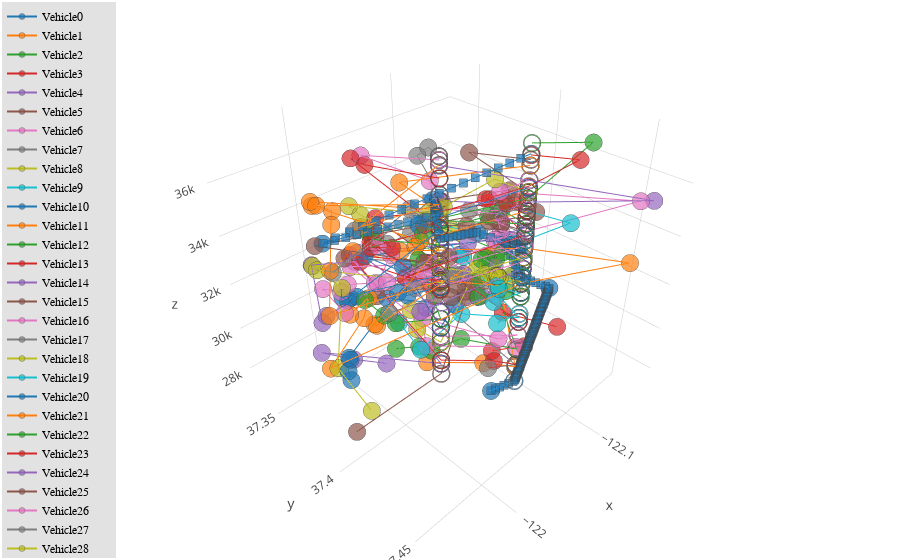

Notebook cell for this chart:
### Code cell
import plotly.offline as py
import plotly.graph_objs as go
import pandas as pd

py.offline.init_notebook_mode(connected=True)

#import data

#datapath = "C:\Users\Dan Steffy\Dropbox\Research\VRPVIS\\"
datapath = "/Users/TomCreo/Desktop/"

df_ArrivalTimes = pd.read_excel(str(datapath+"Assignment30.xlsx"), sheet_name="ArrivalTimes")
df_Locations = pd.read_excel(str(datapath+"Assignment30.xlsx"), sheet_name="Locations")
df_ArrivalLoad = pd.read_excel(str(datapath+"Assignment30.xlsx"), sheet_name="ArrivalLoad")
df_Demand = pd.read_excel(str(datapath+"Assignment30.xlsx"), sheet_name="Demand")
df_Requests = pd.read_csv(str(datapath+"Google_Campus_Data_217_Shifted.csv"))

#to store requestID associated with each stop
VehRequestID = []

#to store latitude associated with each stop
VehLat = []

#to store longitudes associated with each stop
VehLong = []

#marker fill based on pickup or dropoff
VehFill = []

#hovertext RequestID
VehText = []


#create lists of lists
for v in range(30):
    VehRequestID.append([])
    VehLat.append([])
    VehLong.append([])
    VehFill.append([])
    VehText.append([])
    
#calculate request ID associated with each stop
#extract latitude/longitude from requestID
#assign marker fill: pickup = 'circle', dropoff = 'circle-open'

clist = df_Locations.columns
for v in range(30):
    for i, location in enumerate(df_Locations[clist[v]].dropna(),start=1):
        vehdemand =  df_Demand[clist[v]].dropna()[i]
        if vehdemand == 1:
            VehRequestID[v].append(location/2)
            VehLat[v].append(df_Requests.fromLatitude[location/2])
            VehLong[v].append(df_Requests.fromLongitude[location/2])
            VehFill[v].append('circle')
            VehText[v].append('Pickup RequestID '+str(int(location/2)))
        elif vehdemand == -1:
            VehRequestID[v].append((location-1)/2)
            VehLat[v].append(df_Requests.toLatitude[(location-1)/2])
            VehLong[v].append(df_Requests.toLongitude[(location-1)/2])
            VehFill[v].append('circle-open')
            VehText[v].append('Dropoff RequestID '+str(int((location-1)/2)))

            
#define minute by minute interval between first arrival time and last in solution data
interval = range(27010,37388,60)

#create list of positions associated with interval for vehicle
VehPosition = []
            
#minute by minute position for Veh0 all stops
for i in range(len(VehLong[0])-1):
    for z in interval:
        if df_ArrivalTimes[clist[0]].dropna()[i+1] <= z <= df_ArrivalTimes[clist[0]].dropna()[i+2]:
            t = (z - df_ArrivalTimes[clist[0]].dropna()[i+1]) / (df_ArrivalTimes[clist[0]].dropna()[i+2]-df_ArrivalTimes[clist[0]].dropna()[i+1])
            x = VehLong[0][i] + (VehLong[0][i+1]-VehLong[0][i])*t
            y = VehLat[0][i] + (VehLat[0][i+1]-VehLat[0][i])*t
            VehPosition.append((x, y, z))
            
#extract x, y, z coords from positions
positionx = [i[0] for i in VehPosition]
positiony = [i[1] for i in VehPosition]
positionz = [i[2] for i in VehPosition]
    

data = []
for v in range(30):
    trace = go.Scatter3d(
        x=VehLong[v],
        y=VehLat[v],
        z=df_ArrivalTimes[clist[v]].dropna(),
        name='Vehicle' + str(v),
        mode='lines+markers',
        marker=dict(
            size=6,
            symbol=VehFill[v],
            line=dict(
                width=0.5
            ),
            opacity=0.7
        ),
        line=dict(),
        text=VehText[v]
    )
    data.append(trace)

    
#trace to check positions against veh0 route
traceposition = go.Scatter3d(
        x=positionx,
        y=positiony,
        z=positionz,
        name='Veh0 positions',
        mode='markers',
        marker=dict(
            size=3,
            symbol='square',
            line=dict(
                width=0.5
            ),
            opacity=0.7
        ),
        line=dict(),
    )
data.append(traceposition)
    
    
layout = go.Layout(
    margin=dict(
        l=0,
        r=0,
        b=0,
        t=0
    ),
    legend=dict(
        x=0,
        y=0,
        traceorder='normal',
        font=dict(
            family='sans-serif',
            size=12,
            color='#000'
        ),
        bgcolor='#E2E2E2',
        bordercolor='#FFFFFF',
        borderwidth=2
    )
)

fig = go.Figure(data=data, layout=layout)
py.offline.iplot(fig)

### Figure 1 — Plotly figure (JSON) as saved in the notebook; plotly's stock layout.template omitted (floating-point values rounded to 4 significant figures; data arrays with more than 128 entries replaced by an {"elided": "..."} marker saying what was removed)
{"data": [{"marker": {"line": {"width": 0.5}, "opacity": 0.7, "size": 6, "symbol": ["circle", "circle-open", "circle", "circle", "circle-open", "circle-open", "circle", "circle", "circle-open", "circle", "circle-open", "circle-open", "circle", "circle-open", "circle", "circle-open"]}, "mode": "lines+markers", "name": "Vehicle0", "text": ["Pickup RequestID 0", "Dropoff RequestID 0", "Pickup RequestID 102", "Pickup RequestID 109", "Dropoff RequestID 109", "Dropoff RequestID 102", "Pickup RequestID 132", "Pickup RequestID 110", "Dropoff RequestID 110", "Pickup RequestID 146", "Dropoff RequestID 132", "Dropoff RequestID 146", "Pickup RequestID 189", "Dropoff RequestID 189", "Pickup RequestID 188", "Dropoff RequestID 188"], "type": "scatter3d", "uid": "53c73b26-e40d-11e8-9eda-00264a01b5b6", "x": [-122.1, -122.1, -122.1, -122.1, -122.1, -122.1, -122.1, -122.1, -122.1, -122.1, -122.0, -122.0, -122.1, -122.0, -121.9, -122.1], "y": [37.42, 37.42, 37.43, 37.42, 37.42, 37.42, 37.4, 37.41, 37.42, 37.4, 37.4, 37.4, 37.39, 37.4, 37.4, 37.42], "z": [27010, 27329, 31709, 32127, 32314, 32314, 32786, 32912, 33458, 33843, 34400, 34400, 34858, 35322, 36013, 37027]}, {"marker": {"line": {"width": 0.5}, "opacity": 0.7, "size": 6, "symbol": ["circle", "circle", "circle-open", "circle-open", "circle", "circle", "circle", "circle", "circle-open", "circle-open", "circle-open", "circle-open", "circle", "circle-open", "circle", "circle-open"]}, "mode": "lines+markers", "name": "Vehicle1", "text": ["Pickup RequestID 2", "Pickup RequestID 1", "Dropoff RequestID 2", "Dropoff RequestID 1", "Pickup RequestID 119", "Pickup RequestID 117", "Pickup RequestID 120", "Pickup RequestID 135", "Dropoff RequestID 119", "Dropoff RequestID 135", "Dropoff RequestID 120", "Dropoff RequestID 117", "Pickup RequestID 156", "Dropoff RequestID 156", "Pickup RequestID 208", "Dropoff RequestID 208"], "type": "scatter3d", "uid": "53c73f23-e40d-11e8-a3ed-00264a01b5b6", "x": [-122.1, -122.1, -122.1, -122.1, -122.1, -122.1, -122.0, -122.0, -122.0, -122.0, -122.0, -122.0, -122.0, -122.0, -122.0, -122.0], "y": [37.38, 37.41, 37.42, 37.42, 37.4, 37.4, 37.42, 37.41, 37.4, 37.4, 37.4, 37.4, 37.35, 37.4, 37.41, 37.4], "z": [27121, 27691, 28078, 28078, 32127, 32236, 33322, 33363, 34086, 34086, 34086, 34086, 34834, 35666, 36316, 37020]}, {"marker": {"line": {"width": 0.5}, "opacity": 0.7, "size": 6, "symbol": ["circle", "circle", "circle", "circle", "circle-open", "circle-open", "circle-open", "circle-open", "circle", "circle", "circle-open", "circle-open", "circle", "circle-open", "circle", "circle", "circle-open", "circle-open", "circle", "circle-open"]}, "mode": "lines+markers", "name": "Vehicle2", "text": ["Pickup RequestID 3", "Pickup RequestID 7", "Pickup RequestID 14", "Pickup RequestID 15", "Dropoff RequestID 14", "Dropoff RequestID 15", "Dropoff RequestID 7", "Dropoff RequestID 3", "Pickup RequestID 129", "Pickup RequestID 122", "Dropoff RequestID 129", "Dropoff RequestID 122", "Pickup RequestID 127", "Dropoff RequestID 127", "Pickup RequestID 162", "Pickup RequestID 176", "Dropoff RequestID 162", "Dropoff RequestID 176", "Pickup RequestID 201", "Dropoff RequestID 201"], "type": "scatter3d", "uid": "53c741ca-e40d-11e8-9863-00264a01b5b6", "x": [-122.0, -122.1, -122.1, -122.1, -122.1, -122.1, -122.1, -122.1, -122.1, -122.1, -122.1, -122.1, -122.1, -122.0, -122.0, -122.0, -122.1, -122.1, -122.2, -122.1], "y": [37.36, 37.37, 37.38, 37.39, 37.42, 37.42, 37.42, 37.42, 37.4, 37.41, 37.42, 37.42, 37.37, 37.4, 37.39, 37.39, 37.42, 37.42, 37.42, 37.42], "z": [27187, 27513, 28061, 28404, 28984, 28984, 28984, 28984, 32466, 32675, 33023, 33023, 33528, 34152, 34693, 34817, 35452, 35452, 36434, 37388]}, {"marker": {"line": {"width": 0.5}, "opacity": 0.7, "size": 6, "symbol": ["circle", "circle", "circle-open", "circle", "circle-open", "circle-open", "circle", "circle", "circle-open", "circle-open", "circle", "circle-open", "circle", "circle", "circle-open", "circle-open", "circle", "circle-open"]}, "mode": "lines+markers", "name": "Vehicle3", "text": ["Pickup RequestID 4", "Pickup RequestID 9", "Dropoff RequestID 9", "Pickup RequestID 8", "Dropoff RequestID 8", "Dropoff RequestID 4", "Pickup RequestID 92", "Pickup RequestID 96", "Dropoff RequestID 96", "Dropoff RequestID 92", "Pickup RequestID 101", "Dropoff RequestID 101", "Pickup RequestID 157", "Pickup RequestID 203", "Dropoff RequestID 157", "Dropoff RequestID 203", "Pickup RequestID 215", "Dropoff RequestID 215"], "type": "scatter3d", "uid": "53c74468-e40d-11e8-8ce2-00264a01b5b6", "x": [-122.1, -122.1, -122.1, -122.1, -122.0, -122.0, -122.0, -122.1, -122.0, -122.0, -122.0, -122.1, -122.1, -122.1, -122.0, -122.1, -122.1, -122.1], "y": [37.4, 37.41, 37.42, 37.42, 37.4, 37.4, 37.34, 37.38, 37.4, 37.4, 37.4, 37.42, 37.4, 37.4, 37.4, 37.42, 37.43, 37.42], "z": [27213, 27588, 28200, 28481, 29123, 29123, 31516, 32181, 32744, 32744, 33267, 34074, 34538, 34676, 35376, 35895, 36427, 36986]}, {"marker": {"line": {"width": 0.5}, "opacity": 0.7, "size": 6, "symbol": ["circle", "circle", "circle", "circle-open", "circle-open", "circle-open", "circle", "circle", "circle", "circle", "circle-open", "circle-open", "circle-open", "circle-open", "circle", "circle-open", "circle", "circle-open"]}, "mode": "lines+markers", "name": "Vehicle4", "text": ["Pickup RequestID 5", "Pickup RequestID 6", "Pickup RequestID 13", "Dropoff RequestID 5", "Dropoff RequestID 13", "Dropoff RequestID 6", "Pickup RequestID 104", "Pickup RequestID 111", "Pickup RequestID 128", "Pickup RequestID 106", "Dropoff RequestID 111", "Dropoff RequestID 106", "Dropoff RequestID 128", "Dropoff RequestID 104", "Pickup RequestID 206", "Dropoff RequestID 206", "Pickup RequestID 181", "Dropoff RequestID 181"], "type": "scatter3d", "uid": "53c74707-e40d-11e8-9e6e-00264a01b5b6", "x": [-122.0, -122.0, -122.0, -122.0, -122.0, -122.0, -122.0, -122.0, -121.9, -121.9, -122.0, -122.0, -122.1, -122.1, -122.1, -122.1, -122.1, -122.0], "y": [37.37, 37.36, 37.35, 37.4, 37.4, 37.4, 37.35, 37.35, 37.4, 37.39, 37.4, 37.4, 37.42, 37.42, 37.42, 37.42, 37.47, 37.4], "z": [27300, 27717, 28124, 28952, 28952, 28952, 31761, 32216, 33045, 33148, 33827, 33827, 34346, 34346, 35000, 35319, 35935, 36999]}, {"marker": {"line": {"width": 0.5}, "opacity": 0.7, "size": 6, "symbol": ["circle", "circle-open", "circle", "circle", "circle", "circle-open", "circle-open", "circle-open", "circle", "circle-open", "circle", "circle-open", "circle", "circle-open"]}, "mode": "lines+markers", "name": "Vehicle5", "text": ["Pickup RequestID 10", "Dropoff RequestID 10", "Pickup RequestID 114", "Pickup RequestID 107", "Pickup RequestID 133", "Dropoff RequestID 133", "Dropoff RequestID 114", "Dropoff RequestID 107", "Pickup RequestID 123", "Dropoff RequestID 123", "Pickup RequestID 209", "Dropoff RequestID 209", "Pickup RequestID 211", "Dropoff RequestID 211"], "type": "scatter3d", "uid": "53c7499c-e40d-11e8-ba00-00264a01b5b6", "x": [-122.0, -122.0, -122.1, -122.0, -122.0, -122.0, -122.0, -122.0, -122.0, -122.1, -122.1, -122.1, -122.1, -122.1], "y": [37.4, 37.4, 37.41, 37.39, 37.4, 37.4, 37.4, 37.4, 37.37, 37.42, 37.42, 37.42, 37.39, 37.42], "z": [27702, 28446, 32060, 32638, 33086, 33397, 33397, 33397, 34140, 35183, 35430, 35679, 36253, 36828]}, {"marker": {"line": {"width": 0.5}, "opacity": 0.7, "size": 6, "symbol": ["circle", "circle", "circle", "circle", "circle-open", "circle-open", "circle-open", "circle-open", "circle", "circle", "circle", "circle-open", "circle-open", "circle-open", "circle", "circle", "circle", "circle", "circle", "circle", "circle-open", "circle-open", "circle-open", "circle-open", "circle-open", "circle-open", "circle", "circle", "circle-open", "circle-open"]}, "mode": "lines+markers", "name": "Vehicle6", "text": ["Pickup RequestID 11", "Pickup RequestID 17", "Pickup RequestID 16", "Pickup RequestID 28", "Dropoff RequestID 28", "Dropoff RequestID 17", "Dropoff RequestID 11", "Dropoff RequestID 16", "Pickup RequestID 116", "Pickup RequestID 115", "Pickup RequestID 125", "Dropoff RequestID 115", "Dropoff RequestID 125", "Dropoff RequestID 116", "Pickup RequestID 186", "Pickup RequestID 204", "Pickup RequestID 166", "Pickup RequestID 165", "Pickup RequestID 205", "Pickup RequestID 187", "Dropoff RequestID 165", "Dropoff RequestID 204", "Dropoff RequestID 205", "Dropoff RequestID 187", "Dropoff RequestID 186", "Dropoff RequestID 166", "Pickup RequestID 214", "Pickup RequestID 216", "Dropoff RequestID 214", "Dropoff RequestID 216"], "type": "scatter3d", "uid": "53c74c30-e40d-11e8-a631-00264a01b5b6", "x": [-122.1, -122.0, -122.1, -122.1, -122.1, -122.1, -122.0, -122.0, -122.0, -122.0, -122.1, -122.0, -122.1, -122.1, -122.1, -122.1, -122.1, -122.1, -122.1, -122.1, -122.0, -122.0, -122.0, -122.0, -122.0, -122.0, -122.0, -122.0, -122.0, -122.0], "y": [37.41, 37.39, 37.37, 37.42, 37.42, 37.42, 37.4, 37.4, 37.36, 37.39, 37.4, 37.4, 37.42, 37.42, 37.42, 37.42, 37.42, 37.42, 37.41, 37.41, 37.4, 37.4, 37.4, 37.4, 37.4, 37.4, 37.39, 37.36, 37.4, 37.4], "z": [27709, 28679, 29027, 29494, 29682, 29682, 30266, 30266, 32078, 32680, 33045, 33507, 34026, 34026, 34240, 34679, 34708, 34762, 34849, 34907, 35503, 35503, 35503, 35503, 35503, 35503, 35920, 36481, 37180, 37180]}, {"marker": {"line": {"width": 0.5}, "opacity": 0.7, "size": 6, "symbol": ["circle", "circle-open", "circle", "circle", "circle", "circle", "circle-open", "circle-open", "circle-open", "circle-open", "circle", "circle-open"]}, "mode": "lines+markers", "name": "Vehicle7", "text": ["Pickup RequestID 12", "Dropoff RequestID 12", "Pickup RequestID 131", "Pickup RequestID 139", "Pickup RequestID 137", "Pickup RequestID 130", "Dropoff RequestID 139", "Dropoff RequestID 137", "Dropoff RequestID 131", "Dropoff RequestID 130", "Pickup RequestID 170", "Dropoff RequestID 170"], "type": "scatter3d", "uid": "53c74eba-e40d-11e8-9652-00264a01b5b6", "x": [-122.1, -122.1, -122.0, -122.0, -122.1, -122.1, -122.1, -122.1, -122.1, -122.1, -122.1, -122.1], "y": [37.41, 37.42, 37.34, 37.37, 37.37, 37.37, 37.42, 37.42, 37.42, 37.42, 37.4, 37.42], "z": [27892, 28182, 32474, 32951, 33223, 33541, 34095, 34095, 34095, 34095, 34524, 34995]}, {"marker": {"line": {"width": 0.5}, "opacity": 0.7, "size": 6, "symbol": ["circle", "circle", "circle-open", "circle-open", "circle", "circle", "circle", "circle-open", "circle-open", "circle-open", "circle", "circle", "circle-open", "circle-open"]}, "mode": "lines+markers", "name": "Vehicle8", "text": ["Pickup RequestID 19", "Pickup RequestID 18", "Dropoff RequestID 19", "Dropoff RequestID 18", "Pickup RequestID 126", "Pickup RequestID 124", "Pickup RequestID 121", "Dropoff RequestID 126", "Dropoff RequestID 124", "Dropoff RequestID 121", "Pickup RequestID 194", "Pickup RequestID 151", "Dropoff RequestID 194", "Dropoff RequestID 151"], "type": "scatter3d", "uid": "53c7514c-e40d-11e8-a117-00264a01b5b6", "x": [-122.1, -122.0, -122.0, -122.0, -122.1, -122.1, -122.1, -122.0, -122.0, -122.0, -122.0, -122.0, -122.0, -122.0], "y": [37.36, 37.38, 37.4, 37.4, 37.4, 37.38, 37.37, 37.4, 37.4, 37.4, 37.36, 37.36, 37.4, 37.4], "z": [29012, 29548, 29996, 29996, 32396, 32949, 33209, 33773, 33773, 33773, 34397, 34532, 35287, 35287]}, {"marker": {"line": {"width": 0.5}, "opacity": 0.7, "size": 6, "symbol": ["circle", "circle", "circle", "circle-open", "circle-open", "circle-open", "circle", "circle", "circle", "circle-open", "circle-open", "circle-open", "circle", "circle-open"]}, "mode": "lines+markers", "name": "Vehicle9", "text": ["Pickup RequestID 22", "Pickup RequestID 20", "Pickup RequestID 31", "Dropoff RequestID 31", "Dropoff RequestID 22", "Dropoff RequestID 20", "Pickup RequestID 136", "Pickup RequestID 140", "Pickup RequestID 142", "Dropoff RequestID 140", "Dropoff RequestID 142", "Dropoff RequestID 136", "Pickup RequestID 155", "Dropoff RequestID 155"], "type": "scatter3d", "uid": "53c753d7-e40d-11e8-ab82-00264a01b5b6", "x": [-122.0, -122.0, -122.1, -122.1, -122.1, -122.1, -122.1, -122.1, -122.1, -122.1, -122.1, -122.1, -122.1, -122.1], "y": [37.37, 37.4, 37.4, 37.42, 37.42, 37.42, 37.4, 37.4, 37.38, 37.42, 37.42, 37.42, 37.43, 37.42], "z": [29172, 29635, 30147, 30508, 30508, 30508, 32596, 32861, 33301, 33841, 33841, 33841, 34397, 34985]}, {"marker": {"line": {"width": 0.5}, "opacity": 0.7, "size": 6, "symbol": ["circle", "circle", "circle", "circle-open", "circle-open", "circle-open", "circle", "circle-open", "circle", "circle", "circle", "circle-open", "circle", "circle-open", "circle-open", "circle-open"]}, "mode": "lines+markers", "name": "Vehicle10", "text": ["Pickup RequestID 23", "Pickup RequestID 21", "Pickup RequestID 25", "Dropoff RequestID 25", "Dropoff RequestID 23", "Dropoff RequestID 21", "Pickup RequestID 134", "Dropoff RequestID 134", "Pickup RequestID 138", "Pickup RequestID 141", "Pickup RequestID 150", "Dropoff RequestID 138", "Pickup RequestID 173", "Dropoff RequestID 173", "Dropoff RequestID 150", "Dropoff RequestID 141"], "type": "scatter3d", "uid": "53c7566b-e40d-11e8-a778-00264a01b5b6", "x": [-122.0, -122.0, -122.1, -122.0, -122.0, -122.0, -122.0, -122.0, -122.0, -122.0, -122.0, -122.0, -122.0, -122.1, -122.1, -122.1], "y": [37.34, 37.36, 37.39, 37.4, 37.4, 37.4, 37.38, 37.4, 37.4, 37.4, 37.4, 37.4, 37.4, 37.42, 37.42, 37.42], "z": [29319, 29745, 30192, 30676, 30676, 30676, 32543, 32937, 33627, 33817, 33908, 34737, 35107, 35839, 35839, 35839]}, {"marker": {"line": {"width": 0.5}, "opacity": 0.7, "size": 6, "symbol": ["circle", "circle", "circle", "circle", "circle-open", "circle-open", "circle-open", "circle-open", "circle", "circle-open", "circle", "circle", "circle", "circle-open", "circle-open", "circle-open"]}, "mode": "lines+markers", "name": "Vehicle11", "text": ["Pickup RequestID 26", "Pickup RequestID 38", "Pickup RequestID 37", "Pickup RequestID 24", "Dropoff RequestID 38", "Dropoff RequestID 37", "Dropoff RequestID 26", "Dropoff RequestID 24", "Pickup RequestID 152", "Dropoff RequestID 152", "Pickup RequestID 154", "Pickup RequestID 179", "Pickup RequestID 174", "Dropoff RequestID 179", "Dropoff RequestID 154", "Dropoff RequestID 174"], "type": "scatter3d", "uid": "53c758f8-e40d-11e8-a85c-00264a01b5b6", "x": [-122.0, -122.0, -122.0, -121.9, -122.1, -122.1, -122.1, -122.1, -122.1, -122.1, -122.0, -122.0, -122.0, -122.1, -122.1, -122.1], "y": [37.35, 37.35, 37.37, 37.4, 37.42, 37.42, 37.42, 37.42, 37.46, 37.42, 37.39, 37.4, 37.4, 37.42, 37.42, 37.42], "z": [29384, 29941, 30429, 31135, 32052, 32052, 32052, 32052, 33050, 33538, 34008, 34255, 34375, 34984, 34984, 34984]}, {"marker": {"line": {"width": 0.5}, "opacity": 0.7, "size": 6, "symbol": ["circle", "circle", "circle", "circle-open", "circle-open", "circle-open", "circle", "circle", "circle", "circle", "circle-open", "circle-open", "circle-open", "circle-open"]}, "mode": "lines+markers", "name": "Vehicle12", "text": ["Pickup RequestID 33", "Pickup RequestID 29", "Pickup RequestID 27", "Dropoff RequestID 33", "Dropoff RequestID 27", "Dropoff RequestID 29", "Pickup RequestID 143", "Pickup RequestID 144", "Pickup RequestID 149", "Pickup RequestID 148", "Dropoff RequestID 149", "Dropoff RequestID 144", "Dropoff RequestID 143", "Dropoff RequestID 148"], "type": "scatter3d", "uid": "53c75b8a-e40d-11e8-9849-00264a01b5b6", "x": [-122.0, -122.0, -122.0, -122.0, -122.0, -122.0, -122.0, -122.1, -122.1, -122.1, -122.1, -122.1, -122.1, -122.0], "y": [37.35, 37.37, 37.38, 37.4, 37.4, 37.4, 37.39, 37.38, 37.4, 37.4, 37.42, 37.42, 37.42, 37.4], "z": [29780, 30282, 30503, 31080, 31080, 31080, 32788, 33207, 33764, 33940, 34491, 34491, 34491, 35075]}, {"marker": {"line": {"width": 0.5}, "opacity": 0.7, "size": 6, "symbol": ["circle", "circle", "circle-open", "circle-open", "circle", "circle", "circle", "circle-open", "circle-open", "circle-open"]}, "mode": "lines+markers", "name": "Vehicle13", "text": ["Pickup RequestID 30", "Pickup RequestID 34", "Dropoff RequestID 34", "Dropoff RequestID 30", "Pickup RequestID 161", "Pickup RequestID 160", "Pickup RequestID 197", "Dropoff RequestID 197", "Dropoff RequestID 161", "Dropoff RequestID 160"], "type": "scatter3d", "uid": "53c75e1e-e40d-11e8-b4fb-00264a01b5b6", "x": [-122.1, -122.1, -122.1, -122.1, -122.0, -122.1, -122.1, -122.1, -122.1, -122.1], "y": [37.43, 37.41, 37.42, 37.42, 37.35, 37.4, 37.41, 37.42, 37.42, 37.42], "z": [29532, 30061, 30315, 30315, 33388, 34251, 34597, 34998, 34998, 34998]}, {"marker": {"line": {"width": 0.5}, "opacity": 0.7, "size": 6, "symbol": ["circle", "circle", "circle", "circle", "circle-open", "circle-open", "circle-open", "circle-open", "circle", "circle", "circle-open", "circle-open", "circle", "circle-open"]}, "mode": "lines+markers", "name": "Vehicle14", "text": ["Pickup RequestID 32", "Pickup RequestID 35", "Pickup RequestID 36", "Pickup RequestID 45", "Dropoff RequestID 32", "Dropoff RequestID 45", "Dropoff RequestID 35", "Dropoff RequestID 36", "Pickup RequestID 147", "Pickup RequestID 145", "Dropoff RequestID 147", "Dropoff RequestID 145", "Pickup RequestID 164", "Dropoff RequestID 164"], "type": "scatter3d", "uid": "53c760b3-e40d-11e8-b167-00264a01b5b6", "x": [-122.1, -122.1, -122.1, -122.1, -122.0, -122.0, -122.0, -122.0, -122.0, -122.1, -122.0, -122.0, -122.1, -122.1], "y": [37.38, 37.4, 37.4, 37.41, 37.4, 37.4, 37.4, 37.4, 37.36, 37.4, 37.4, 37.4, 37.38, 37.42], "z": [29779, 30313, 30386, 30722, 31408, 31408, 31408, 31408, 32909, 33696, 34162, 34162, 34620, 35224]}, {"marker": {"line": {"width": 0.5}, "opacity": 0.7, "size": 6, "symbol": ["circle", "circle", "circle", "circle", "circle", "circle-open", "circle-open", "circle-open", "circle-open", "circle-open", "circle", "circle", "circle-open", "circle-open", "circle", "circle", "circle-open", "circle-open"]}, "mode": "lines+markers", "name": "Vehicle15", "text": ["Pickup RequestID 42", "Pickup RequestID 55", "Pickup RequestID 39", "Pickup RequestID 41", "Pickup RequestID 62", "Dropoff RequestID 62", "Dropoff RequestID 55", "Dropoff RequestID 41", "Dropoff RequestID 42", "Dropoff RequestID 39", "Pickup RequestID 180", "Pickup RequestID 171", "Dropoff RequestID 180", "Dropoff RequestID 171", "Pickup RequestID 172", "Pickup RequestID 182", "Dropoff RequestID 172", "Dropoff RequestID 182"], "type": "scatter3d", "uid": "53c76347-e40d-11e8-afc5-00264a01b5b6", "x": [-122.1, -122.1, -122.1, -122.1, -122.1, -122.1, -122.1, -122.1, -122.1, -122.1, -122.1, -122.1, -122.1, -122.1, -122.1, -122.1, -122.0, -122.0], "y": [37.38, 37.39, 37.4, 37.4, 37.39, 37.42, 37.42, 37.42, 37.42, 37.42, 37.41, 37.41, 37.42, 37.42, 37.42, 37.4, 37.4, 37.4], "z": [30335, 30715, 30895, 31134, 31315, 31652, 31652, 31652, 31652, 31652, 33833, 33885, 34214, 34214, 34551, 34935, 35801, 35801]}, {"marker": {"line": {"width": 0.5}, "opacity": 0.7, "size": 6, "symbol": ["circle", "circle", "circle", "circle", "circle", "circle", "circle", "circle", "circle-open", "circle-open", "circle-open", "circle-open", "circle-open", "circle-open", "circle-open", "circle-open", "circle", "circle", "circle-open", "circle-open", "circle", "circle", "circle-open", "circle-open"]}, "mode": "lines+markers", "name": "Vehicle16", "text": ["Pickup RequestID 40", "Pickup RequestID 50", "Pickup RequestID 56", "Pickup RequestID 69", "Pickup RequestID 58", "Pickup RequestID 54", "Pickup RequestID 52", "Pickup RequestID 118", "Dropoff RequestID 56", "Dropoff RequestID 54", "Dropoff RequestID 40", "Dropoff RequestID 50", "Dropoff RequestID 52", "Dropoff RequestID 69", "Dropoff RequestID 58", "Dropoff RequestID 118", "Pickup RequestID 178", "Pickup RequestID 177", "Dropoff RequestID 178", "Dropoff RequestID 177", "Pickup RequestID 193", "Pickup RequestID 207", "Dropoff RequestID 207", "Dropoff RequestID 193"], "type": "scatter3d", "uid": "53c765c5-e40d-11e8-af6c-00264a01b5b6", "x": [-122.0, -122.0, -122.0, -122.0, -122.0, -122.0, -122.1, -122.0, -122.0, -122.0, -122.0, -122.0, -122.0, -122.1, -122.1, -122.1, -122.1, -122.1, -122.1, -122.1, -122.2, -122.1, -122.1, -122.1], "y": [37.36, 37.34, 37.35, 37.35, 37.36, 37.37, 37.36, 37.39, 37.4, 37.4, 37.4, 37.4, 37.4, 37.42, 37.42, 37.42, 37.42, 37.41, 37.42, 37.42, 37.45, 37.42, 37.42, 37.42], "z": [30270, 30606, 30977, 31122, 31328, 31335, 31708, 32161, 32464, 32464, 32464, 32464, 32464, 32983, 32983, 32983, 33793, 33910, 34190, 34190, 34889, 35788, 36114, 36114]}, {"marker": {"line": {"width": 0.5}, "opacity": 0.7, "size": 6, "symbol": ["circle", "circle", "circle", "circle", "circle-open", "circle-open", "circle-open", "circle-open", "circle", "circle", "circle-open", "circle-open", "circle", "circle", "circle-open", "circle-open"]}, "mode": "lines+markers", "name": "Vehicle17", "text": ["Pickup RequestID 43", "Pickup RequestID 48", "Pickup RequestID 53", "Pickup RequestID 93", "Dropoff RequestID 93", "Dropoff RequestID 43", "Dropoff RequestID 53", "Dropoff RequestID 48", "Pickup RequestID 199", "Pickup RequestID 196", "Dropoff RequestID 199", "Dropoff RequestID 196", "Pickup RequestID 212", "Pickup RequestID 213", "Dropoff RequestID 212", "Dropoff RequestID 213"], "type": "scatter3d", "uid": "53c7684f-e40d-11e8-bc81-00264a01b5b6", "x": [-122.0, -122.1, -122.1, -122.1, -122.1, -122.1, -122.1, -122.1, -122.0, -121.9, -122.0, -122.0, -122.0, -122.1, -122.0, -122.0], "y": [37.38, 37.4, 37.4, 37.4, 37.42, 37.42, 37.42, 37.42, 37.38, 37.41, 37.4, 37.4, 37.38, 37.38, 37.4, 37.4], "z": [30393, 31208, 31408, 31538, 32046, 32046, 32046, 32046, 34368, 35317, 36013, 36013, 36546, 36746, 37307, 37307]}, {"marker": {"line": {"width": 0.5}, "opacity": 0.7, "size": 6, "symbol": ["circle", "circle", "circle", "circle", "circle", "circle-open", "circle-open", "circle-open", "circle-open", "circle-open"]}, "mode": "lines+markers", "name": "Vehicle18", "text": ["Pickup RequestID 44", "Pickup RequestID 51", "Pickup RequestID 60", "Pickup RequestID 85", "Pickup RequestID 65", "Dropoff RequestID 85", "Dropoff RequestID 65", "Dropoff RequestID 60", "Dropoff RequestID 51", "Dropoff RequestID 44"], "type": "scatter3d", "uid": "53c76ae3-e40d-11e8-b47d-00264a01b5b6", "x": [-121.9, -122.0, -122.0, -122.0, -122.0, -122.0, -122.0, -122.1, -122.1, -122.1], "y": [37.42, 37.39, 37.36, 37.34, 37.35, 37.4, 37.4, 37.42, 37.42, 37.42], "z": [30395, 30859, 31544, 31755, 31905, 32639, 32639, 33158, 33158, 33158]}, {"marker": {"line": {"width": 0.5}, "opacity": 0.7, "size": 6, "symbol": ["circle", "circle-open"]}, "mode": "lines+markers", "name": "Vehicle19", "text": ["Pickup RequestID 46", "Dropoff RequestID 46"], "type": "scatter3d", "uid": "53c76d78-e40d-11e8-ae8c-00264a01b5b6", "x": [-122.1, -122.1], "y": [37.42, 37.42], "z": [30438, 30695]}, {"marker": {"line": {"width": 0.5}, "opacity": 0.7, "size": 6, "symbol": ["circle", "circle", "circle", "circle", "circle", "circle", "circle-open", "circle-open", "circle-open", "circle-open", "circle-open", "circle", "circle-open", "circle-open"]}, "mode": "lines+markers", "name": "Vehicle20", "text": ["Pickup RequestID 47", "Pickup RequestID 49", "Pickup RequestID 76", "Pickup RequestID 66", "Pickup RequestID 83", "Pickup RequestID 112", "Dropoff RequestID 112", "Dropoff RequestID 49", "Dropoff RequestID 47", "Dropoff RequestID 83", "Dropoff RequestID 66", "Pickup RequestID 90", "Dropoff RequestID 90", "Dropoff RequestID 76"], "type": "scatter3d", "uid": "53c77002-e40d-11e8-8f4c-00264a01b5b6", "x": [-122.0, -122.0, -122.0, -122.0, -122.0, -122.0, -122.0, -122.0, -122.0, -122.0, -122.0, -122.0, -122.1, -122.1], "y": [37.4, 37.4, 37.4, 37.4, 37.39, 37.39, 37.4, 37.4, 37.4, 37.4, 37.4, 37.37, 37.42, 37.42], "z": [30443, 30609, 31132, 31164, 31855, 32029, 32460, 32460, 32460, 32460, 32460, 33146, 34036, 34036]}, {"marker": {"line": {"width": 0.5}, "opacity": 0.7, "size": 6, "symbol": ["circle", "circle", "circle", "circle-open", "circle-open", "circle-open", "circle", "circle", "circle", "circle", "circle", "circle-open", "circle-open", "circle-open", "circle-open", "circle", "circle-open", "circle-open"]}, "mode": "lines+markers", "name": "Vehicle21", "text": ["Pickup RequestID 68", "Pickup RequestID 57", "Pickup RequestID 63", "Dropoff RequestID 68", "Dropoff RequestID 63", "Dropoff RequestID 57", "Pickup RequestID 158", "Pickup RequestID 192", "Pickup RequestID 185", "Pickup RequestID 159", "Pickup RequestID 163", "Dropoff RequestID 192", "Dropoff RequestID 163", "Dropoff RequestID 159", "Dropoff RequestID 158", "Pickup RequestID 210", "Dropoff RequestID 210", "Dropoff RequestID 185"], "type": "scatter3d", "uid": "53c7728c-e40d-11e8-894a-00264a01b5b6", "x": [-122.0, -122.0, -122.1, -122.0, -122.0, -122.0, -121.9, -122.0, -122.0, -122.0, -122.0, -122.0, -122.0, -122.0, -122.0, -122.0, -122.1, -122.1], "y": [37.34, 37.34, 37.42, 37.4, 37.4, 37.4, 37.4, 37.36, 37.35, 37.35, 37.35, 37.4, 37.4, 37.4, 37.4, 37.38, 37.42, 37.42], "z": [30951, 31331, 32106, 32721, 32721, 32721, 33458, 34216, 34377, 34593, 34740, 35470, 35470, 35470, 35470, 35913, 36627, 36627]}, {"marker": {"line": {"width": 0.5}, "opacity": 0.7, "size": 6, "symbol": ["circle", "circle", "circle-open", "circle-open", "circle", "circle", "circle", "circle-open", "circle-open", "circle-open"]}, "mode": "lines+markers", "name": "Vehicle22", "text": ["Pickup RequestID 67", "Pickup RequestID 59", "Dropoff RequestID 67", "Dropoff RequestID 59", "Pickup RequestID 100", "Pickup RequestID 94", "Pickup RequestID 98", "Dropoff RequestID 100", "Dropoff RequestID 94", "Dropoff RequestID 98"], "type": "scatter3d", "uid": "53c7752b-e40d-11e8-bf36-00264a01b5b6", "x": [-122.1, -122.1, -122.1, -122.1, -122.1, -122.1, -122.1, -122.1, -122.1, -122.1], "y": [37.4, 37.41, 37.42, 37.42, 37.4, 37.4, 37.4, 37.42, 37.42, 37.42], "z": [30938, 31247, 31483, 31483, 31793, 32118, 32404, 32986, 32986, 32986]}, {"marker": {"line": {"width": 0.5}, "opacity": 0.7, "size": 6, "symbol": ["circle", "circle", "circle-open", "circle-open", "circle", "circle", "circle", "circle", "circle-open", "circle-open", "circle-open", "circle-open", "circle", "circle", "circle-open", "circle-open"]}, "mode": "lines+markers", "name": "Vehicle23", "text": ["Pickup RequestID 70", "Pickup RequestID 61", "Dropoff RequestID 70", "Dropoff RequestID 61", "Pickup RequestID 168", "Pickup RequestID 167", "Pickup RequestID 169", "Pickup RequestID 183", "Dropoff RequestID 183", "Dropoff RequestID 169", "Dropoff RequestID 167", "Dropoff RequestID 168", "Pickup RequestID 195", "Pickup RequestID 202", "Dropoff RequestID 195", "Dropoff RequestID 202"], "type": "scatter3d", "uid": "53c777a8-e40d-11e8-ac32-00264a01b5b6", "x": [-122.0, -122.0, -122.0, -122.0, -122.0, -122.0, -122.0, -122.0, -122.0, -122.0, -122.0, -122.0, -122.0, -122.0, -122.0, -122.0], "y": [37.34, 37.39, 37.4, 37.4, 37.37, 37.37, 37.39, 37.39, 37.4, 37.4, 37.4, 37.4, 37.34, 37.36, 37.4, 37.4], "z": [30994, 31817, 32354, 32354, 33546, 33730, 34096, 34371, 34811, 34811, 34811, 34811, 35586, 35913, 36573, 36573]}, {"marker": {"line": {"width": 0.5}, "opacity": 0.7, "size": 6, "symbol": ["circle", "circle", "circle", "circle-open", "circle-open", "circle-open"]}, "mode": "lines+markers", "name": "Vehicle24", "text": ["Pickup RequestID 80", "Pickup RequestID 73", "Pickup RequestID 64", "Dropoff RequestID 80", "Dropoff RequestID 64", "Dropoff RequestID 73"], "type": "scatter3d", "uid": "53c77a3d-e40d-11e8-af30-00264a01b5b6", "x": [-122.1, -122.1, -122.0, -122.1, -122.1, -122.1], "y": [37.39, 37.39, 37.41, 37.42, 37.42, 37.42], "z": [31253, 31524, 32041, 32694, 32694, 32694]}, {"marker": {"line": {"width": 0.5}, "opacity": 0.7, "size": 6, "symbol": ["circle", "circle", "circle", "circle", "circle-open", "circle-open", "circle-open", "circle-open", "circle", "circle", "circle", "circle-open", "circle-open", "circle-open"]}, "mode": "lines+markers", "name": "Vehicle25", "text": ["Pickup RequestID 74", "Pickup RequestID 71", "Pickup RequestID 75", "Pickup RequestID 72", "Dropoff RequestID 75", "Dropoff RequestID 74", "Dropoff RequestID 72", "Dropoff RequestID 71", "Pickup RequestID 175", "Pickup RequestID 184", "Pickup RequestID 190", "Dropoff RequestID 190", "Dropoff RequestID 175", "Dropoff RequestID 184"], "type": "scatter3d", "uid": "53c77cc7-e40d-11e8-884f-00264a01b5b6", "x": [-122.0, -122.1, -122.1, -122.1, -122.0, -122.0, -122.0, -122.0, -122.1, -122.1, -122.1, -122.1, -122.1, -122.1], "y": [37.33, 37.37, 37.38, 37.38, 37.4, 37.4, 37.4, 37.4, 37.38, 37.4, 37.41, 37.42, 37.42, 37.42], "z": [31070, 31614, 31828, 32087, 32684, 32684, 32684, 32684, 33730, 34213, 34507, 34768, 34768, 34768]}, {"marker": {"line": {"width": 0.5}, "opacity": 0.7, "size": 6, "symbol": ["circle", "circle", "circle", "circle-open", "circle-open", "circle", "circle-open", "circle-open"]}, "mode": "lines+markers", "name": "Vehicle26", "text": ["Pickup RequestID 77", "Pickup RequestID 79", "Pickup RequestID 91", "Dropoff RequestID 79", "Dropoff RequestID 77", "Pickup RequestID 153", "Dropoff RequestID 153", "Dropoff RequestID 91"], "type": "scatter3d", "uid": "53c77f51-e40d-11e8-8571-00264a01b5b6", "x": [-122.1, -122.0, -122.0, -122.0, -122.0, -122.0, -122.1, -122.1], "y": [37.34, 37.38, 37.38, 37.4, 37.4, 37.4, 37.42, 37.42], "z": [31195, 31928, 32295, 32812, 32812, 33051, 33620, 33620]}, {"marker": {"line": {"width": 0.5}, "opacity": 0.7, "size": 6, "symbol": ["circle", "circle", "circle", "circle-open", "circle-open", "circle-open"]}, "mode": "lines+markers", "name": "Vehicle27", "text": ["Pickup RequestID 87", "Pickup RequestID 105", "Pickup RequestID 78", "Dropoff RequestID 105", "Dropoff RequestID 87", "Dropoff RequestID 78"], "type": "scatter3d", "uid": "53c781dc-e40d-11e8-ab60-00264a01b5b6", "x": [-122.0, -122.1, -122.1, -122.1, -122.1, -122.1], "y": [37.38, 37.39, 37.39, 37.42, 37.42, 37.42], "z": [31443, 31784, 31940, 32402, 32402, 32402]}, {"marker": {"line": {"width": 0.5}, "opacity": 0.7, "size": 6, "symbol": ["circle", "circle", "circle", "circle-open", "circle", "circle", "circle", "circle", "circle", "circle-open", "circle-open", "circle-open", "circle-open", "circle-open", "circle-open", "circle-open", "circle", "circle", "circle", "circle-open", "circle-open", "circle-open"]}, "mode": "lines+markers", "name": "Vehicle28", "text": ["Pickup RequestID 82", "Pickup RequestID 89", "Pickup RequestID 103", "Dropoff RequestID 89", "Pickup RequestID 97", "Pickup RequestID 88", "Pickup RequestID 99", "Pickup RequestID 81", "Pickup RequestID 86", "Dropoff RequestID 103", "Dropoff RequestID 97", "Dropoff RequestID 88", "Dropoff RequestID 99", "Dropoff RequestID 86", "Dropoff RequestID 82", "Dropoff RequestID 81", "Pickup RequestID 198", "Pickup RequestID 191", "Pickup RequestID 200", "Dropoff RequestID 200", "Dropoff RequestID 198", "Dropoff RequestID 191"], "type": "scatter3d", "uid": "53c78466-e40d-11e8-a10a-00264a01b5b6", "x": [-122.1, -122.1, -122.1, -122.1, -122.1, -122.1, -122.1, -122.1, -122.1, -122.0, -122.0, -122.0, -122.0, -122.0, -122.0, -122.0, -122.1, -122.1, -122.1, -122.1, -122.1, -122.1], "y": [37.4, 37.4, 37.41, 37.42, 37.42, 37.42, 37.42, 37.42, 37.42, 37.4, 37.4, 37.4, 37.4, 37.4, 37.4, 37.4, 37.38, 37.39, 37.4, 37.42, 37.42, 37.42], "z": [31283, 31609, 31886, 32138, 32397, 32489, 32516, 32583, 32594, 33265, 33265, 33265, 33265, 33265, 33265, 33265, 34297, 34747, 35254, 35693, 35693, 35693]}, {"marker": {"line": {"width": 0.5}, "opacity": 0.7, "size": 6, "symbol": ["circle", "circle-open", "circle", "circle", "circle-open", "circle-open"]}, "mode": "lines+markers", "name": "Vehicle29", "text": ["Pickup RequestID 84", "Dropoff RequestID 84", "Pickup RequestID 95", "Pickup RequestID 113", "Dropoff RequestID 95", "Dropoff RequestID 113"], "type": "scatter3d", "uid": "53c786f0-e40d-11e8-863d-00264a01b5b6", "x": [-122.1, -122.1, -122.1, -122.1, -122.1, -122.1], "y": [37.41, 37.42, 37.42, 37.42, 37.42, 37.42], "z": [31319, 31638, 31909, 32033, 32351, 32351]}, {"marker": {"line": {"width": 0.5}, "opacity": 0.7, "size": 3, "symbol": "square"}, "mode": "markers", "name": "Veh0 positions", "type": "scatter3d", "uid": "53c78970-e40d-11e8-97f3-00264a01b5b6", "x": {"elided": "167 float values"}, "y": {"elided": "167 float values"}, "z": {"elided": "167 int values"}}], "layout": {"legend": {"bgcolor": "#E2E2E2", "bordercolor": "#FFFFFF", "borderwidth": 2, "font": {"color": "#000", "family": "sans-serif", "size": 12}, "traceorder": "normal", "x": 0, "y": 0}, "margin": {"b": 0, "l": 0, "r": 0, "t": 0}}}
